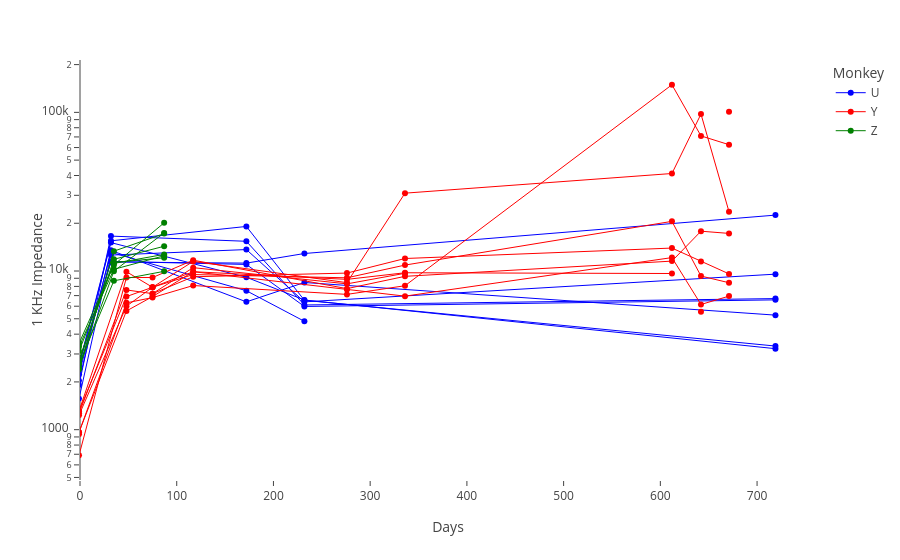

Source (notebook cell):
### Code cell
fig = px.line(dfz,color='Monkey',x='Days',y='1 KHz Impedance', line_group='Channel',
             category_orders={'Monkey':['U','Y','Z']}, template=template)
fig.update_traces(line_width=1, mode='lines+markers')
fig.update_yaxes(type='log')

### Figure 1 — Plotly figure (JSON) as saved in the notebook; plotly's stock layout.template omitted (floating-point values rounded to 4 significant figures)
{"data": [{"hovertemplate": "Monkey=U<br>Channel=4<br>Days=%{x}<br>1 KHz Impedance=%{y}<extra></extra>", "legendgroup": "U", "line": {"color": "blue", "dash": "solid", "width": 1}, "mode": "lines+markers", "name": "U", "showlegend": true, "type": "scatter", "x": [-1, 32, 172, 232, 719], "xaxis": "x", "y": [1571, 12600, 13650.0, 6392, 9556.0], "yaxis": "y"}, {"hovertemplate": "Monkey=U<br>Channel=2<br>Days=%{x}<br>1 KHz Impedance=%{y}<extra></extra>", "legendgroup": "U", "line": {"color": "blue", "dash": "solid", "width": 1}, "mode": "lines+markers", "name": "U", "showlegend": false, "type": "scatter", "x": [-1, 32, 172, 232, 719], "xaxis": "x", "y": [2619, 11400, 11220.0, 12895, 22510.0], "yaxis": "y"}, {"hovertemplate": "Monkey=U<br>Channel=3<br>Days=%{x}<br>1 KHz Impedance=%{y}<extra></extra>", "legendgroup": "U", "line": {"color": "blue", "dash": "solid", "width": 1}, "mode": "lines+markers", "name": "U", "showlegend": false, "type": "scatter", "x": [-1, 32, 172, 232, 719], "xaxis": "x", "y": [1915, 16600, 15390.0, 6108, 6703.0], "yaxis": "y"}, {"hovertemplate": "Monkey=U<br>Channel=8<br>Days=%{x}<br>1 KHz Impedance=%{y}<extra></extra>", "legendgroup": "U", "line": {"color": "blue", "dash": "solid", "width": 1}, "mode": "lines+markers", "name": "U", "showlegend": false, "type": "scatter", "x": [-1, 32, 172, 232, 719], "xaxis": "x", "y": [2531, 15100, 9137.0, 6564, 3240.0], "yaxis": "y"}, {"hovertemplate": "Monkey=U<br>Channel=5<br>Days=%{x}<br>1 KHz Impedance=%{y}<extra></extra>", "legendgroup": "U", "line": {"color": "blue", "dash": "solid", "width": 1}, "mode": "lines+markers", "name": "U", "showlegend": false, "type": "scatter", "x": [-1, 32, 172, 232, 719], "xaxis": "x", "y": [2038, 13500, 6393.0, 8466, 5272.0], "yaxis": "y"}, {"hovertemplate": "Monkey=U<br>Channel=6<br>Days=%{x}<br>1 KHz Impedance=%{y}<extra></extra>", "legendgroup": "U", "line": {"color": "blue", "dash": "solid", "width": 1}, "mode": "lines+markers", "name": "U", "showlegend": false, "type": "scatter", "x": [-1, 32, 172, 232, 719], "xaxis": "x", "y": [2405, 11500, 11000.0, 5977, 6580.0], "yaxis": "y"}, {"hovertemplate": "Monkey=U<br>Channel=7<br>Days=%{x}<br>1 KHz Impedance=%{y}<extra></extra>", "legendgroup": "U", "line": {"color": "blue", "dash": "solid", "width": 1}, "mode": "lines+markers", "name": "U", "showlegend": false, "type": "scatter", "x": [-1, 32, 172, 232, 719], "xaxis": "x", "y": [2552, 15500, 19100.0, 6537, 3365.0], "yaxis": "y"}, {"hovertemplate": "Monkey=U<br>Channel=1<br>Days=%{x}<br>1 KHz Impedance=%{y}<extra></extra>", "legendgroup": "U", "line": {"color": "blue", "dash": "solid", "width": 1}, "mode": "lines+markers", "name": "U", "showlegend": false, "type": "scatter", "x": [-1, 32, 172, 232, 719], "xaxis": "x", "y": [2232, 13100, 7514, 4820, null], "yaxis": "y"}, {"hovertemplate": "Monkey=Y<br>Channel=4<br>Days=%{x}<br>1 KHz Impedance=%{y}<extra></extra>", "legendgroup": "Y", "line": {"color": "red", "dash": "solid", "width": 1}, "mode": "lines+markers", "name": "Y", "showlegend": true, "type": "scatter", "x": [-1, 48, 75, 117, 276, 336, 612, 642, 671], "xaxis": "x", "y": [690, 9100, 9100, 11700, 7745, 9257, 11550.0, 17820.0, 17260.0], "yaxis": "y"}, {"hovertemplate": "Monkey=Y<br>Channel=2<br>Days=%{x}<br>1 KHz Impedance=%{y}<extra></extra>", "legendgroup": "Y", "line": {"color": "red", "dash": "solid", "width": 1}, "mode": "lines+markers", "name": "Y", "showlegend": false, "type": "scatter", "x": [-1, 48, 75, 117, 276, 336, 612, 642, 671], "xaxis": "x", "y": [966, 5600, 6900, 9900, 8860.0, 9750, 9645.0, null, 100700.0], "yaxis": "y"}, {"hovertemplate": "Monkey=Y<br>Channel=3<br>Days=%{x}<br>1 KHz Impedance=%{y}<extra></extra>", "legendgroup": "Y", "line": {"color": "red", "dash": "solid", "width": 1}, "mode": "lines+markers", "name": "Y", "showlegend": false, "type": "scatter", "x": [-1, 48, 75, 117, 276, 336, 612, 642, 671], "xaxis": "x", "y": [1235, 6000, 7900, 9900, 7658.0, 6944, 12150.0, 6153.0, 6948.0], "yaxis": "y"}, {"hovertemplate": "Monkey=Y<br>Channel=8<br>Days=%{x}<br>1 KHz Impedance=%{y}<extra></extra>", "legendgroup": "Y", "line": {"color": "red", "dash": "solid", "width": 1}, "mode": "lines+markers", "name": "Y", "showlegend": false, "type": "scatter", "x": [-1, 48, 75, 117, 276, 336, 612, 642, 671], "xaxis": "x", "y": [1312, 9900, 7900, 11500, 8446.0, 30950, 41170.0, 97560.0, 23620.0], "yaxis": "y"}, {"hovertemplate": "Monkey=Y<br>Channel=5<br>Days=%{x}<br>1 KHz Impedance=%{y}<extra></extra>", "legendgroup": "Y", "line": {"color": "red", "dash": "solid", "width": 1}, "mode": "lines+markers", "name": "Y", "showlegend": false, "type": "scatter", "x": [-1, 48, 75, 117, 276, 336, 612, 642, 671], "xaxis": "x", "y": [1267, 7600, 7200, 9200, 9704, 11991, 13950.0, 11500.0, 9592.0], "yaxis": "y"}, {"hovertemplate": "Monkey=Y<br>Channel=6<br>Days=%{x}<br>1 KHz Impedance=%{y}<extra></extra>", "legendgroup": "Y", "line": {"color": "red", "dash": "solid", "width": 1}, "mode": "lines+markers", "name": "Y", "showlegend": false, "type": "scatter", "x": [-1, 48, 75, 117, 276, 336, 612, 642, 671], "xaxis": "x", "y": [1309, 6900, 7900, 9500, 9062.0, 10899, 20560.0, 9295.0, 8437.0], "yaxis": "y"}, {"hovertemplate": "Monkey=Y<br>Channel=7<br>Days=%{x}<br>1 KHz Impedance=%{y}<extra></extra>", "legendgroup": "Y", "line": {"color": "red", "dash": "solid", "width": 1}, "mode": "lines+markers", "name": "Y", "showlegend": false, "type": "scatter", "x": [-1, 48, 75, 117, 276, 336, 612, 642, 671], "xaxis": "x", "y": [963, 6300, 6800, 8100, 7124.0, 8078, 149300.0, 71060.0, 62550.0], "yaxis": "y"}, {"hovertemplate": "Monkey=Y<br>Channel=1<br>Days=%{x}<br>1 KHz Impedance=%{y}<extra></extra>", "legendgroup": "Y", "line": {"color": "red", "dash": "solid", "width": 1}, "mode": "lines+markers", "name": "Y", "showlegend": false, "type": "scatter", "x": [-1, 48, 75, 117, 276, 336, 612, 642, 671], "xaxis": "x", "y": [937, null, 7200, 10500, 8300, 9677, null, 5535.0, null], "yaxis": "y"}, {"hovertemplate": "Monkey=Z<br>Channel=4<br>Days=%{x}<br>1 KHz Impedance=%{y}<extra></extra>", "legendgroup": "Z", "line": {"color": "green", "dash": "solid", "width": 1}, "mode": "lines+markers", "name": "Z", "showlegend": true, "type": "scatter", "x": [-1, 35, 87], "xaxis": "x", "y": [3131, 11165, 12728], "yaxis": "y"}, {"hovertemplate": "Monkey=Z<br>Channel=2<br>Days=%{x}<br>1 KHz Impedance=%{y}<extra></extra>", "legendgroup": "Z", "line": {"color": "green", "dash": "solid", "width": 1}, "mode": "lines+markers", "name": "Z", "showlegend": false, "type": "scatter", "x": [-1, 35, 87], "xaxis": "x", "y": [2589, 8677, 9955], "yaxis": "y"}, {"hovertemplate": "Monkey=Z<br>Channel=3<br>Days=%{x}<br>1 KHz Impedance=%{y}<extra></extra>", "legendgroup": "Z", "line": {"color": "green", "dash": "solid", "width": 1}, "mode": "lines+markers", "name": "Z", "showlegend": false, "type": "scatter", "x": [-1, 35, 87], "xaxis": "x", "y": [2760, 11327, 12117], "yaxis": "y"}, {"hovertemplate": "Monkey=Z<br>Channel=8<br>Days=%{x}<br>1 KHz Impedance=%{y}<extra></extra>", "legendgroup": "Z", "line": {"color": "green", "dash": "solid", "width": 1}, "mode": "lines+markers", "name": "Z", "showlegend": false, "type": "scatter", "x": [-1, 35, 87], "xaxis": "x", "y": [2453, 9982, 17385], "yaxis": "y"}, {"hovertemplate": "Monkey=Z<br>Channel=5<br>Days=%{x}<br>1 KHz Impedance=%{y}<extra></extra>", "legendgroup": "Z", "line": {"color": "green", "dash": "solid", "width": 1}, "mode": "lines+markers", "name": "Z", "showlegend": false, "type": "scatter", "x": [-1, 35, 87], "xaxis": "x", "y": [3495, 10932, 20130], "yaxis": "y"}, {"hovertemplate": "Monkey=Z<br>Channel=6<br>Days=%{x}<br>1 KHz Impedance=%{y}<extra></extra>", "legendgroup": "Z", "line": {"color": "green", "dash": "solid", "width": 1}, "mode": "lines+markers", "name": "Z", "showlegend": false, "type": "scatter", "x": [-1, 35, 87], "xaxis": "x", "y": [2667, 11853, 14325], "yaxis": "y"}, {"hovertemplate": "Monkey=Z<br>Channel=7<br>Days=%{x}<br>1 KHz Impedance=%{y}<extra></extra>", "legendgroup": "Z", "line": {"color": "green", "dash": "solid", "width": 1}, "mode": "lines+markers", "name": "Z", "showlegend": false, "type": "scatter", "x": [-1, 35, 87], "xaxis": "x", "y": [2403, 13339, 17212], "yaxis": "y"}, {"hovertemplate": "Monkey=Z<br>Channel=1<br>Days=%{x}<br>1 KHz Impedance=%{y}<extra></extra>", "legendgroup": "Z", "line": {"color": "green", "dash": "solid", "width": 1}, "mode": "lines+markers", "name": "Z", "showlegend": false, "type": "scatter", "x": [-1, 35, 87], "xaxis": "x", "y": [3330, 10248, 12480], "yaxis": "y"}], "layout": {"autosize": true, "hovermode": "closest", "legend": {"title": {"text": "Monkey"}, "tracegroupgap": 0}, "margin": {"t": 60}, "xaxis": {"anchor": "y", "autorange": true, "domain": [0, 1], "range": [0, 761.2], "title": {"text": "Days"}, "type": "linear"}, "yaxis": {"anchor": "x", "autorange": true, "domain": [0, 1], "range": [2.673, 5.34], "title": {"text": "1 KHz Impedance"}, "type": "log"}}}
